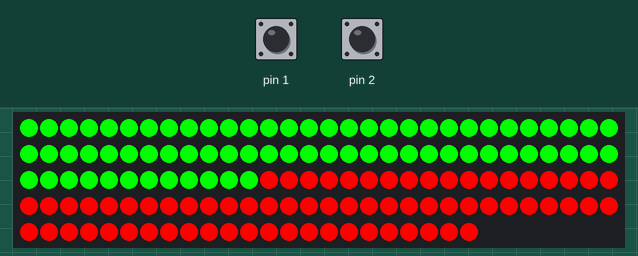
The sketch below on a simulated Arduino Uno, built with avr-gcc and run on an emulated ATmega328P. On the bench: 143 RGB LEDs in strip order, left to right, continuing on the next row. The inputs (shaded band) are chosen by the test bench; at power-on: pin 2 HIGH, pin 1 HIGH. Random numbers use the default seed unless the sketch sets one.

Above: at 4.7 s.
At 16.73 s:
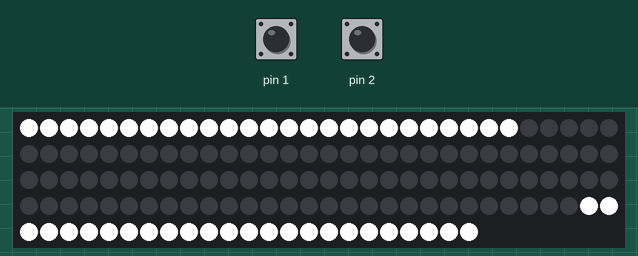
22.0 s: pin 2 pulled LOW for 3.2 s
At 23.58 s:
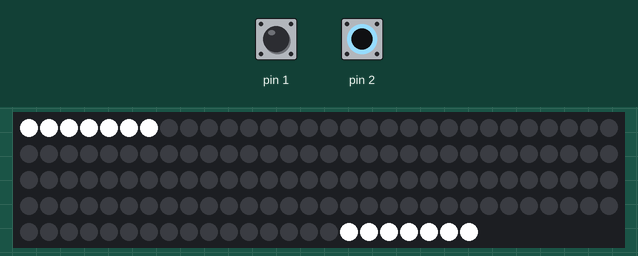
26.7 s: pin 2 pulled LOW for 0.15 s
At 28.45 s:
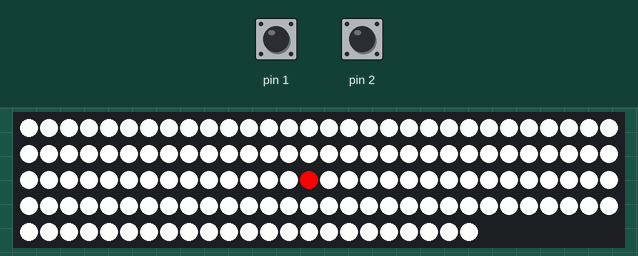

Measured:
- what the display in image 0 shows lasts 0.7 s, from 4.6 s to 5.3 s

The sketch:

leddd.ino
```cpp
#include <Adafruit_NeoPixel.h>

#define PIN 6	 // input pin Neopixel is attached to

#define NUMPIXELS      143 // number of neopixels in strip

Adafruit_NeoPixel pixels = Adafruit_NeoPixel(NUMPIXELS, PIN, NEO_GRB + NEO_KHZ800);


boolean button_right = !digitalRead(1);
boolean button_left = !digitalRead(2);


int score_left = 0;
int score_right = 0;

uint32_t red = pixels.Color(255, 0, 0);
uint32_t white = pixels.Color(255, 255, 255);

int arr[] = {-1, 1};

void setup() {

  pinMode(1, INPUT_PULLUP);
  pinMode(2, INPUT_PULLUP);
  Serial.begin(9600);
  pixels.begin();
}

void re_game(){
  for (int i=0; i < NUMPIXELS/2 + 1; i++) {
    if (i == NUMPIXELS/2){
      pixels.setPixelColor(NUMPIXELS/2, red);

    }
    else{
      pixels.setPixelColor(i, white);
      pixels.setPixelColor(NUMPIXELS - i-1, white);
    }
    pixels.show();

    delay(20);
  }

  delay(100);

}

void start_game(){
  int num = rand();
  int side = arr[num%2];
  for (int i = 0; i < NUMPIXELS/2 + 1; i++){
    button_right = !digitalRead(1);
    button_left = !digitalRead(2);
    int index_1 = NUMPIXELS/2 + side*i;
    int index_2 = NUMPIXELS/2 + side*(i - 1);
    if (index_1 == 0){
      pixels.setPixelColor(index_1, red);
      pixels.setPixelColor(index_2, white);
      pixels.show();
      delay(100);
      score_right++;
      pixels.fill(0xFF0000, 0, 72);
      pixels.fill(0x00FF00, 72, 144);
      pixels.show();
      delay(700);
      break;
    }
    if (index_1 == NUMPIXELS - 1){
      pixels.setPixelColor(index_1, red);
      pixels.setPixelColor(index_2, white);
      pixels.show();
      delay(100);
      score_left++;
      pixels.fill(0xFF0000, 72, 144);
      pixels.fill(0x00FF00, 0, 72);
      pixels.show();
      delay(700);
      break;
    }

    pixels.setPixelColor(index_1, red);
    pixels.setPixelColor(index_2, white);

    pixels.show();
    delay(30);
    if (button_right == 1 and index_1 > NUMPIXELS/2){
      game(index_1, index_2, index_1);
      break;
    }

    if (button_left == 1 and index_1 <= NUMPIXELS/2){
      game(index_1, index_2, index_1);
      break;
    }
  }
}

void game(int index_1, int index_2, int reverse){
  int speed = 0;
  if (button_right == 1 and index_1 > NUMPIXELS/2){
    button_right = !digitalRead(1);
    for (int j = 0; j < index_1 + 1; j++){
      button_left = !digitalRead(2);
      int ind = index_1 - j;
      if (ind == 0){
        pixels.setPixelColor(ind, red);
        pixels.setPixelColor(ind + 1, white);
        pixels.show();
        delay(70);
        score_right++;
        pixels.fill(0xFF0000, 0, 72);
        pixels.fill(0x00FF00, 72, 144);
        pixels.show();
        delay(300);
        break;
      }
      if (button_left == 1 and ind <= NUMPIXELS/2){
        game(ind-1, ind, ind);
        break;
      }

      else{
        pixels.setPixelColor(ind, red);
        pixels.setPixelColor(ind + 1, white);
        pixels.show();
        if (NUMPIXELS - reverse > 50){
          delay(120 - speed);
          speed ++;

        }
        else{
          delay(NUMPIXELS - reverse);

        }
      }
    }
  }
  if (button_left == 1 and index_1 < NUMPIXELS/2){
    button_left = !digitalRead(2);
    for (int j = 0; j < NUMPIXELS - index_2; j++){
      button_right = !digitalRead(1);
      int ind = index_2 + j;
      if (ind == NUMPIXELS - 1){
        pixels.setPixelColor(ind, red);
        pixels.setPixelColor(ind - 1, white);
        pixels.show();
        delay(70);
        score_left++;
        pixels.fill(0xFF0000, 72, 144);
        pixels.fill(0x00FF00, 0, 72);
        pixels.show();
        delay(300);
        break;
      }
      if (button_right == 1 and ind >= NUMPIXELS/2){
        game(ind, ind+1, ind);
        break;
      }
      else {
        pixels.setPixelColor(ind, red);
        pixels.setPixelColor(ind - 1, white);
        pixels.show();
        if (reverse > 50){
          delay(120 - speed);
          speed ++;
        }
        else{
          delay(reverse);

        }
      }
    }
  }
}


void loop() {

  while (score_left < 11 and score_right < 11){

    re_game();
    start_game();

    pixels.clear();
    pixels.show();

  }
  if (score_left > score_right){
    for (int i=0; i < 8; i++) {
      pixels.fill(0xFF0000, 72, 144);
      pixels.fill(0x00FF00, 0, 72);
      pixels.show();
      delay(100);
      pixels.clear();
      pixels.show();
      delay(50);
    }
  }
  else{
    for (int i=0; i < 8; i++) {
      pixels.fill(0xFF0000, 0, 72);
      pixels.fill(0x00FF00, 72, 144);
      pixels.show();
      delay(100);
      pixels.clear();
      pixels.show();
      delay(50);
    }

  }
  pixels.clear();

  score_left = 0;
  score_right = 0;

}
```
